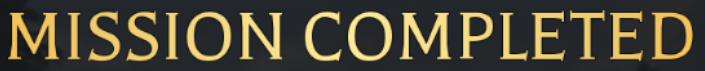
#> input picture Source code/completed_default.png, 705 x 71 px
$ python -i image_watch.py   (imports and definitions only)   (older library calls are emulated)
#> lines starting #> are read from the running program, lines starting #| are printed output that depends on the picture; after the words box and inside, x2 and y2 are one past the last pixel; in counts of white or black regions, pixels touching at a corner belong together
#> further down, picture is the input picture: shape (71, 705, 3); mean B, G, R 56.2, 72.8, 76.9
"""Watch the screen for a picture (like a "MISSION COMPLETED" banner).

Only ordinary screenshots are used: nothing reads or touches the game itself.
The picture is matched on its bright parts (text, lines) and the pixels right around them, so a
background that changes from one time to the next doesn't stop it from being found.
"""

import base64
import os

import cv2
import mss
import numpy as np

import own_windows  # (its places are blacked out of every screenshot)

# [1 line not run here, left out]

WORK_MAX_HEIGHT = 70  # the picture is shrunk to about this height for matching (fast, still precise)
# also try slightly smaller/bigger sizes, in case the game shows it at another size
SIZE_STEPS = tuple(round(0.86 + 0.02 * i, 2) for i in range(15))  # 0.86 .. 1.14


def _soften(gray):
    return cv2.GaussianBlur(gray, (3, 3), 0)


# [8 lines left out: function _patch_std, not called in this run]


def primary_monitor(sct):
    return sct.monitors[1] if len(sct.monitors) > 1 else sct.monitors[0]


# [91 lines left out: functions screen_origin, grab_screen, grab_part, load_image, save_image, png_data, not called in this run]


def feature_mask(gray):
    """Pixels that make up the picture's text/lines, plus a small border around them.

    Returns None when the picture has no clear bright parts (then the whole picture is matched)."""
    _, core = cv2.threshold(gray, 0, 255, cv2.THRESH_BINARY + cv2.THRESH_OTSU)
    share = np.count_nonzero(core) / core.size
    if share > 0.5:  # light picture with dark text: the text is the dark part
        core = 255 - core
        share = 1 - share
    if share < 0.01:
        return None
    mask = cv2.dilate(core, np.ones((3, 3), np.uint8), iterations=2)
    if np.count_nonzero(mask) / mask.size > 0.85:
        return None
    return mask


# the quick rough look (see Matcher._look)
ROUGH_MIN_AREA = 40   # only when the area looked at is at least this many times the picture
ROUGH_MIN_SIDE = 8    # and the picture is still at least this big at half size
ROUGH_SPOTS = 6       # how many of the rough look's best spots get the exact look
ROUGH_TRUST = 0.0     # below this, the exact look goes over the whole area after all (0: never;
# checked on the real AOT:R screenshots in tests/data: the rough look never missed a picture that was there)
PLAIN_TRIES = 12      # best spots checked one by one for being plain, before checking every spot


# [15 lines left out: function _rough_spots, not called in this run]


_half_cache = []  # [(prepared screenshot, at half size)], the last few


# [10 lines left out: function _half, not called in this run]


_prepared_cache = []  # [(screenshot, work, prepared picture)], the last few
_prepared_lock = __import__("threading").Lock()


# [15 lines left out: function _prepared, not called in this run]


class Matcher:
    """Finds one picture on screenshots."""

    def __init__(self, picture, picked_screen_h=None, ignore_background=True, screen_h=None, work_height=None):
#> called with ignore_background = True
        h, w = picture.shape[:2]
#> h = 71; w = 705
        if h < 8 or w < 8:
            raise ValueError("the picture is too small; pick a bigger area")
        # the picture was taken on a screen picked_screen_h tall; on another screen size it's
        # probably scaled the same way (game interfaces usually are)
        base = 1.0
        if picked_screen_h and screen_h:
            base = screen_h / picked_screen_h
        # how much screenshots are shrunk (smaller is faster): big pictures to about WORK_MAX_HEIGHT
        # tall, small ones (like a button's word) to 3/4, but never below 20 pixels so text stays readable
        hb = h * base
#> hb = 71
        # (work_height: shrink more, for big pictures like a title that's looked for often)
        self.work = min(1.0, max(20.0, min(hb * 0.75, work_height or WORK_MAX_HEIGHT)) / hb)
#> self.work = 0.75
        gray = cv2.cvtColor(picture, cv2.COLOR_BGR2GRAY)
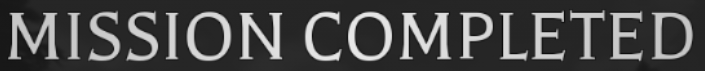
#> gray: shape (71, 705); min 10, max 232, mean 72.1
        self.templates = []  # (template, mask or None, size factor)
        for step in SIZE_STEPS:
            f = base * step * self.work
            tw, th = max(4, round(w * f)), max(4, round(h * f))
            t = cv2.resize(gray, (tw, th), interpolation=cv2.INTER_AREA)
            mask = feature_mask(t) if ignore_background else None
            self.templates.append((_soften(t), mask, base * step))
#> this loop made 15 passes
#> share in feature_mask on passes 1 to 12: 0.21, 0.216, 0.207, 0.211, 0.212, 0.21, 0.21, 0.207, 0.208, 0.207, 0.209, 0.209
#> pass 1, in __init__, `t = cv2.resize(gray, (tw, th), interpolation=cv2.INTER_AREA)`:
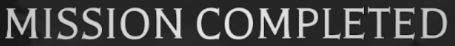
#> t: shape (46, 455); min 19, max 232, mean 72.1
#> pass 1, in feature_mask, `_, core = cv2.threshold(gray, 0, 255, cv2.THRESH_BINARY + cv2.THRESH_O..`:
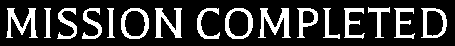
#> core: shape (46, 455); 21% white; 16 white regions, largest, box (x1, y1, x2, y2) and area: (258, 8, 291, 38) 446, (6, 8, 38, 38) 415, (155, 8, 182, 38) 412
#> pass 1, in feature_mask, `mask = cv2.dilate(core, np.ones((3, 3), np.uint8), iterations=2)`:
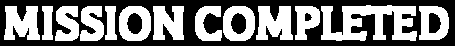
#> mask: shape (46, 455); 47.7% white; 13 white regions, largest, box (x1, y1, x2, y2) and area: (321, 5, 417, 41) 2107, (256, 6, 293, 40) 943, (4, 6, 40, 40) 916
#> pass 2, in __init__, `t = cv2.resize(gray, (tw, th), interpolation=cv2.INTER_AREA)`:
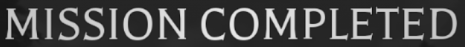
#> t: shape (47, 465); min 19, max 232, mean 72.1
#> after the loop:
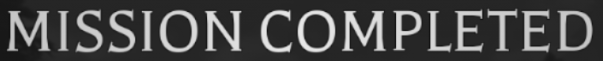
#> t: shape (61, 603); min 17, max 232, mean 72.1
#> after the loop, self.templates = 15 items
        # the same sizes at half size without the mask, for the quick rough look (None: too small for it)
        self.rough = []
        for t, mask, _ in self.templates:
            th, tw = t.shape
            if mask is None or min(th, tw) < 2 * ROUGH_MIN_SIDE:
                self.rough.append(None)
            else:
                self.rough.append(cv2.resize(t, (tw // 2, th // 2), interpolation=cv2.INTER_AREA))
#> this loop made 15 passes
#> (th, tw) on passes 1 to 12: (46, 455), (47, 465), (48, 476), (49, 486), (50, 497), (51, 508), (52, 518), (53, 529), (54, 539), (55, 550), (56, 560), (58, 571)
#> after the loop, self.rough = 15 items
        self.last_best = SIZE_STEPS.index(1.0)
        self.last_rect = None  # where it was last found on the screen (x, y, w, h)
        # how much the picture varies (contrast); a matching spot on screen must vary about as much
        self.detail = max(4.0, float(_soften(self.templates[self.last_best][0]).std()))
#> in _soften (call 16), `return cv2.GaussianBlur(gray, (3, 3), 0)`:
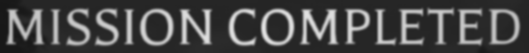
#> returned value: shape (53, 529); min 24, max 226, mean 72.2
#> self.detail = 54.82

    def near_last_area(self):
        """(x0, y0, x1, y1): the part of the screen around where it was found last time, or None."""
        if self.last_rect is None:
            return None
        x, y, w, h = self.last_rect
        pad_x, pad_y = w // 2 + 40, h // 2 + 40  # room for a slightly bigger size or a small shift
        return x - pad_x, y - pad_y, x + w + pad_x, y + h + pad_y

    # [110 lines left out: functions find_near_last, find, _find, _look, _exact, not called in this run]

>>> import cv2
>>> picture = cv2.imread('completed_default.png')
>>> result = Matcher(picture).near_last_area()

$ run again, on Source code/failed_default.png
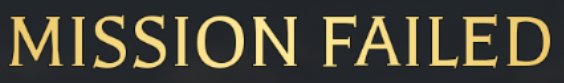
#> input picture Source code/failed_default.png, 564 x 83 px
#> picture is the input picture: shape (83, 564, 3); mean B, G, R 57.6, 71.2, 73.5
#> the loop in __init__, `for step in SIZE_STEPS:` made 15 passes
#> share in feature_mask on passes 1 to 8: 0.188, 0.187, 0.19, 0.188, 0.19, 0.186, 0.185, 0.184
#> pass 1, in feature_mask, `_, core = cv2.threshold(gray, 0, 255, cv2.THRESH_BINARY + cv2.THRESH_O..`:
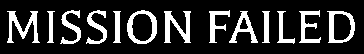
#> core: shape (54, 364); 18.8% white; 13 white regions, largest, box (x1, y1, x2, y2) and area: (7, 11, 40, 43) 425, (164, 11, 191, 43) 417, (127, 10, 157, 44) 386
#> after the loop in __init__, `for step in SIZE_STEPS:`: self.templates = 15 items
#> the loop in __init__, `for t, mask, _ in self.templates:` made 15 passes
#> (th, tw) on passes 1 to 8: (54, 364), (55, 372), (56, 381), (57, 389), (59, 398), (60, 406), (61, 415), (62, 423)
#> in _soften (call 16), `return cv2.GaussianBlur(gray, (3, 3), 0)`:
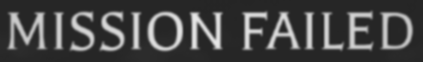
#> returned value: shape (62, 423); min 36, max 230, mean 70.3
#> self.detail = 54.85
